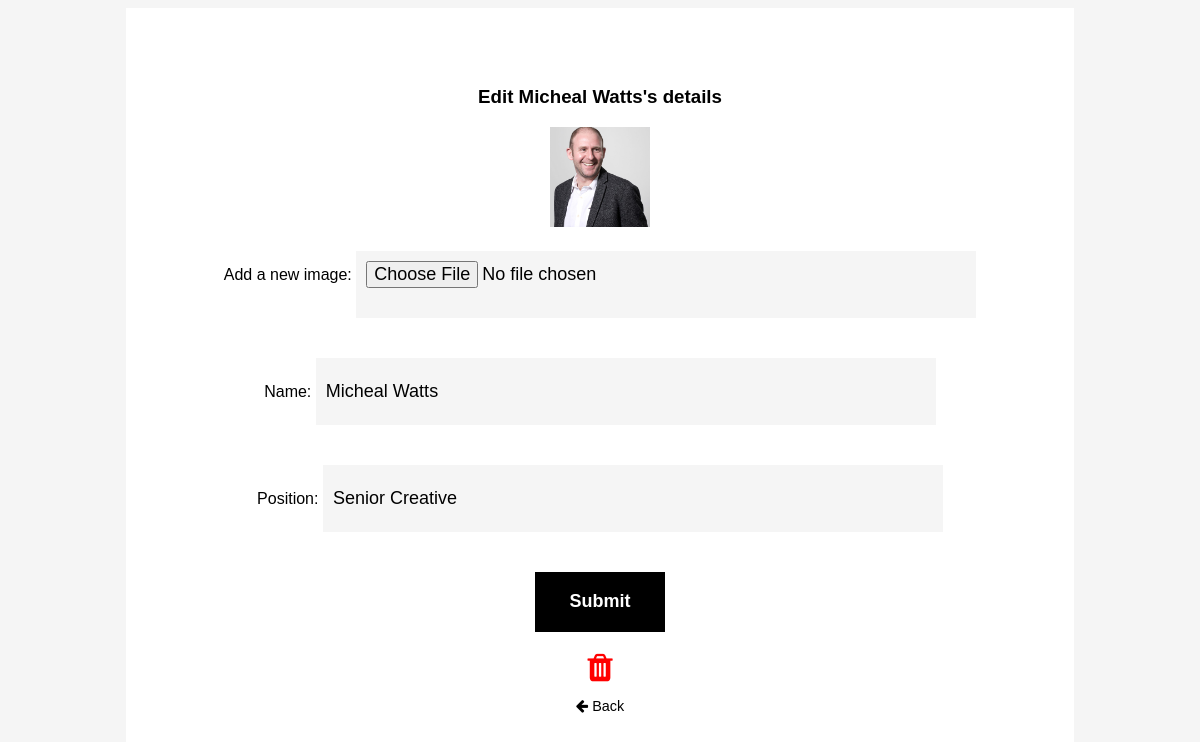
Screenshot of /admin/admin-team-updateform.php?id=7 with the database file from the repository.
### tables this page shows
CREATE TABLE `team` (
  `id` int(11) NOT NULL,
  `name` varchar(50) NOT NULL,
  `position` varchar(50) NOT NULL,
  `image` varchar(50) NOT NULL,
  `twitter` varchar(50) NOT NULL DEFAULT 'https://twitter.com/absolute_hello',
  `instagram` varchar(50) NOT NULL DEFAULT 'https://www.instagram.com/absolute_agency/'
);

### admin/admin-team-updateform.php (the view, shortened to what this page needs)
<?php include_once "../scripts/connector.php"; ?>
    <!DOCTYPE html>
    <html lang="en">
    <head>
        <link rel="stylesheet" href="https://maxcdn.bootstrapcdn.com/font-awesome/4.5.0/css/font-awesome.min.css" />
        <link rel="stylesheet" type="text/css" href="css/admin.css" />
    </head>
    <body>
        <div class="admin-container">
            <?php
	$id = $_GET["id"];
	$sql = "SELECT * FROM team WHERE id = '$id'";
	$result = mysqli_query($dbconnect, $sql);
	$row = mysqli_fetch_array($result);
	$title = $row["name"];
?>
                <h3>Edit <?php echo $title; ?>'s details</h3>
                   <form method="post" action="admin-team-update.php" enctype="multipart/form-data">
                    <?php echo '<img src="../' . $row["image"] . '" alt="' . $row["name"] . '" height="100">'; ?>
                    <br>
                    <label for="image">Add a new image:</label>
                    <input type="file" id="image" name="image" />
                    <br>
                    <label for="name">Name:</label>
                    <input type="text" id="name" name="name" value="<?php echo $row['name']; ?>"
                    </input>
                    <br>
                    <label for="position">Position:</label>
                    <input type="text" id="position" name="position" value="<?php echo $row['position']; ?>"
                    </input>
                    <br>
                    <input id="submit" type="submit" name="Update"></input><br>
                    <?php echo"<a style='color:red' href='deleteteam.php?id=" . $row["id"] . "' title='deleteteam'><i class='fa fa-trash fa-2x'></i></a>"; ?>
                    <a href="admin-team.php">
                    <p><i class="fa fa-arrow-left" aria-hidden="true"></i> Back</p>
                    </a>
                </form>
    </body>
    </html>

### admin/css/admin.css (style rules this page uses)
body { font-family: "Open", sans-serif; background-color: #f5f5f5; }
a { text-decoration: none; color: #000; cursor: pointer; }
p { font-size: 0.9em; }
form { margin: auto; text-align: center; max-width: 800px; padding-bottom: 100px; }
input, textarea { width: 75%; height: 47px; background: whitesmoke; font-size: 18px; border: none; outline: 0; padding: 10px; margin: 20px 0px; }
#submit { width: 130px; height: 60px; background-color: #000; color: white; cursor: pointer; font-weight: 600; }
.admin-container { width:70%; max-width: 1000px; background: #fff; margin: 0px auto; padding: 5%; text-align: center; }

### rows the page displays
team: name "Micheal Watts", image (picture), position "Senior Creative"
